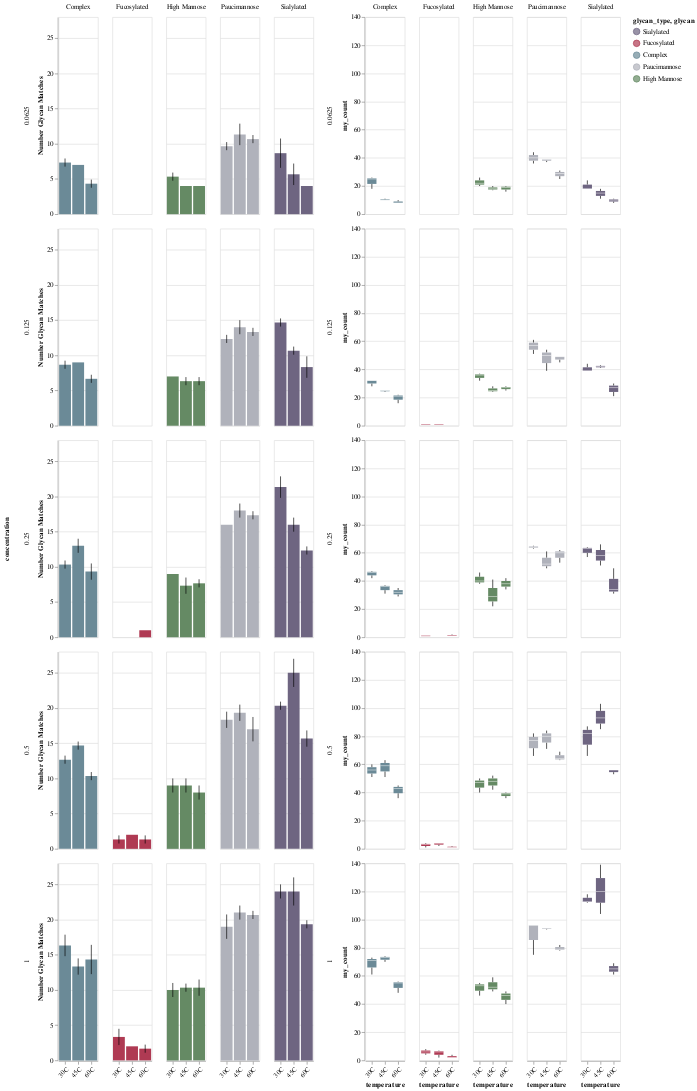

Source (notebook cell):
### Code cell
glyc_by_concentration | test

### Figure 1 — Vega-Lite specification as saved in the notebook (floating-point values rounded to 4 significant figures; data arrays with more than 128 entries replaced by an {"elided": "..."} marker saying what was removed)
{"config": {"view": {"continuousWidth": 400, "continuousHeight": 300}}, "hconcat": [{"data": {"name": "data-46ed2e4f9f1a686c79766cbc728763ad"}, "facet": {"column": {"type": "nominal", "field": "glycan_type", "title": ""}, "row": {"type": "nominal", "field": "concentration"}}, "spec": {"layer": [{"mark": "bar", "encoding": {"color": {"type": "nominal", "field": "glycan_type", "scale": {"domain": ["Sialylated", "Fucosylated", "Complex", "Paucimannose", "High Mannose"], "range": ["#6E6581", "#AF3A53", "#6B8A97", "#B0B2BB", "#658A64"]}}, "x": {"type": "nominal", "axis": {"labelAngle": -45}, "field": "temperature", "title": ""}, "y": {"type": "quantitative", "aggregate": "mean", "field": "my_count", "title": "Number Glycan Matches"}}, "transform": [{"aggregate": [{"op": "count", "field": "glycan_type", "as": "my_count"}], "groupby": ["glycan_type", "concentration", "temperature", "run"]}]}, {"mark": {"type": "errorbar", "extent": "stdev"}, "encoding": {"x": {"type": "nominal", "axis": {"labelAngle": -45}, "field": "temperature", "title": ""}, "y": {"type": "quantitative", "aggregate": "mean", "field": "my_count", "title": "Number Glycan Matches"}}, "transform": [{"aggregate": [{"op": "count", "field": "glycan_type", "as": "my_count"}], "groupby": ["glycan_type", "concentration", "temperature", "run"]}]}]}}, {"data": {"name": "data-e07f9144f0ca46fafd18977b6e2dfb44"}, "facet": {"column": {"type": "nominal", "field": "glycan", "title": ""}, "row": {"type": "nominal", "field": "concentration", "title": ""}}, "spec": {"layer": [{"mark": "boxplot", "encoding": {"color": {"type": "nominal", "field": "glycan", "scale": {"domain": ["Sialylated", "Fucosylated", "Complex", "Paucimannose", "High Mannose"], "range": ["#6E6581", "#AF3A53", "#6B8A97", "#B0B2BB", "#658A64"]}}, "x": {"type": "nominal", "axis": {"labelAngle": -45}, "field": "temperature"}, "y": {"type": "quantitative", "field": "my_count"}}, "transform": [{"aggregate": [{"op": "count", "field": "pep_mods", "as": "my_count"}], "groupby": ["temperature", "run", "concentration", "glycan"]}]}]}}], "$schema": "https://vega.github.io/schema/vega-lite/v4.8.1.json", "datasets": {"data-46ed2e4f9f1a686c79766cbc728763ad": {"elided": "2255 records"}, "data-e07f9144f0ca46fafd18977b6e2dfb44": {"elided": "8675 records"}}}
